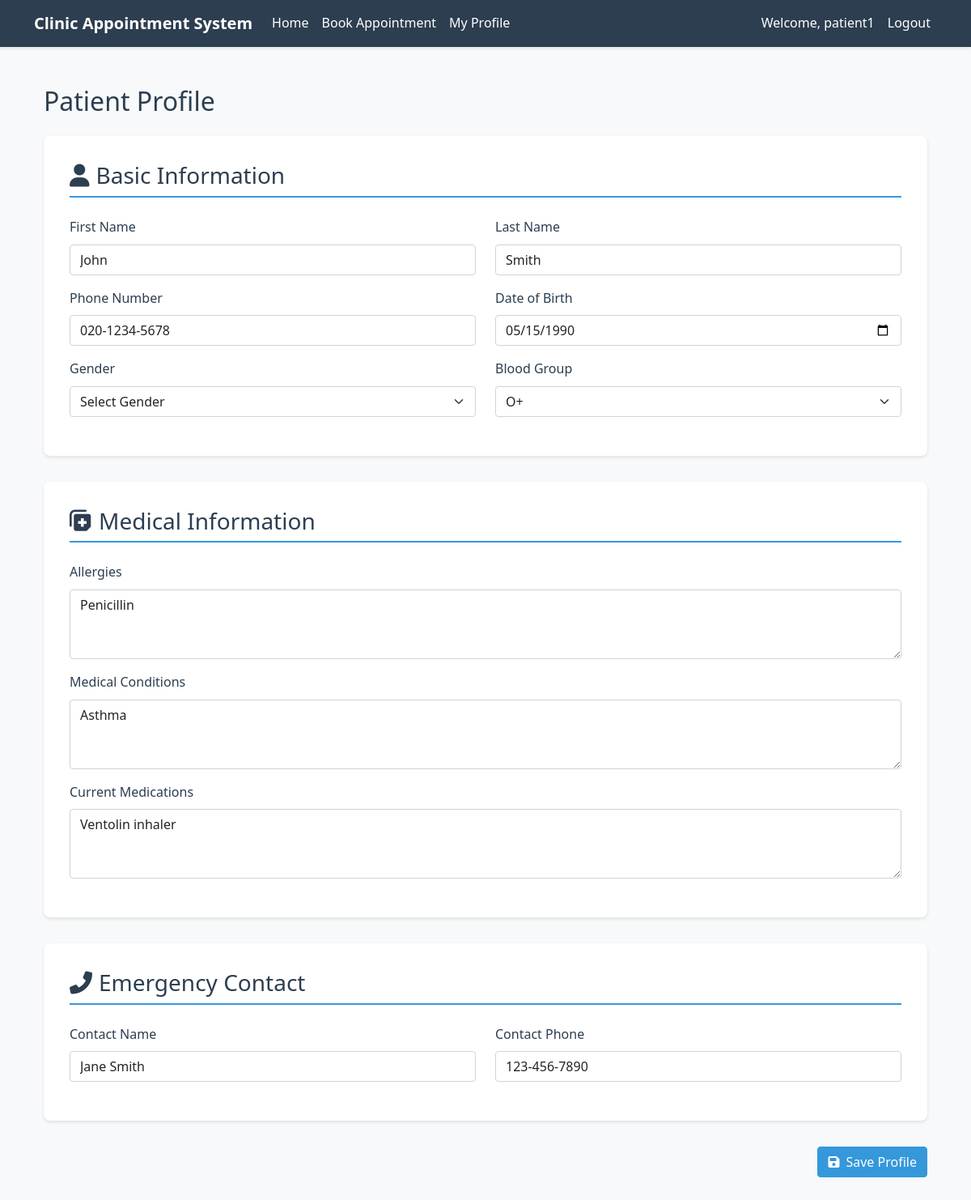
Screenshot of /profile (signed in) with the database file from the repository.
### app.py (models this page shows)
class User(db.Model):
    id = db.Column(db.Integer, primary_key=True)
    username = db.Column(db.String(100), unique=True, nullable=False)
    password = db.Column(db.String(100), nullable=False)
    role = db.Column(db.String(50), nullable=False)
    specialization = db.Column(db.String(100), nullable=True)  # Only for doctors

class PatientProfile(db.Model):
    id = db.Column(db.Integer, primary_key=True)
    user_id = db.Column(db.Integer, db.ForeignKey('user.id'), nullable=False)
    first_name = db.Column(db.String(50), nullable=False)
    last_name = db.Column(db.String(50), nullable=False)
    phone = db.Column(db.String(20), nullable=False)
    date_of_birth = db.Column(db.Date, nullable=False)
    gender = db.Column(db.String(10), nullable=False)
    blood_group = db.Column(db.String(5))
    allergies = db.Column(db.Text)
    medical_conditions = db.Column(db.Text)
    current_medications = db.Column(db.Text)
    emergency_contact_name = db.Column(db.String(100), nullable=False)
    emergency_contact_phone = db.Column(db.String(20), nullable=False)
    created_at = db.Column(db.DateTime, default=datetime.utcnow)
    updated_at = db.Column(db.DateTime, default=datetime.utcnow,
                          onupdate=datetime.utcnow)

### app.py (the view, shortened to what this page needs)
@app.route('/profile', methods=['GET', 'POST'])
def patient_profile():
    if 'user' not in session:
        flash('Please login first.', 'danger')
        return redirect(url_for('login'))
    user = User.query.filter_by(username=session['user']).first()
    profile = PatientProfile.query.filter_by(user_id=user.id).first()
    return render_template('profile.html', profile=profile)

### app.py (called while the page is built)
@app.context_processor
def utility_processor():
    def get_db():
        return db
    return dict(get_db=get_db)

### templates/profile.html (shortened to what this page needs)
{% extends "base.html" %}
{% block content %}
<div class="container py-4">
    <h2 class="text-primary mb-4">Patient Profile</h2>
    <form method="POST" action="{{ url_for('patient_profile') }}">
        <div class="profile-section">
            <h3><i class="fas fa-user me-2"></i>Basic Information</h3>
            <div class="row">
                <div class="col-md-6 mb-3">
                    <label for="first_name" class="form-label">First Name</label>
                    <input type="text" class="form-control" id="first_name" name="first_name" value="{{ profile.first_name if profile else '' }}" required>
                </div>
                <div class="col-md-6 mb-3">
                    <label for="last_name" class="form-label">Last Name</label>
                    <input type="text" class="form-control" id="last_name" name="last_name" value="{{ profile.last_name if profile else '' }}" required>
                </div>
                <div class="col-md-6 mb-3">
                    <label for="phone" class="form-label">Phone Number</label>
                    <input type="tel" class="form-control" id="phone" name="phone" value="{{ profile.phone if profile else '' }}" required>
                </div>
                <div class="col-md-6 mb-3">
                    <label for="date_of_birth" class="form-label">Date of Birth</label>
                    <input type="date" class="form-control" id="date_of_birth" name="date_of_birth" value="{{ profile.date_of_birth if profile else '' }}" required>
                </div>
                <div class="col-md-6 mb-3">
                    <label for="gender" class="form-label">Gender</label>
                    <select class="form-select" id="gender" name="gender" required>
                        <option value="">Select Gender</option>
                    </select>
                </div>
                <div class="col-md-6 mb-3">
                    <label for="blood_group" class="form-label">Blood Group</label>
                    <select class="form-select" id="blood_group" name="blood_group">
                        {% for type in ['A+', 'A-', 'B+', 'B-', 'AB+', 'AB-', 'O+', 'O-'] %}
                            <option value="{{ type }}" {% if profile and profile.blood_group == type %}selected{% endif %}>{{ type }}</option>
                        {% endfor %}
                    </select>
                </div>
            </div>
        </div>
        <div class="profile-section">
            <h3><i class="fas fa-notes-medical me-2"></i>Medical Information</h3>
            <div class="row">
                <div class="col-12 mb-3">
                    <label for="allergies" class="form-label">Allergies</label>
                    <textarea class="form-control" id="allergies" name="allergies" rows="3" placeholder="List any allergies you have">{{ profile.allergies if profile else '' }}</textarea>
                </div>
                <div class="col-12 mb-3">
                    <label for="medical_conditions" class="form-label">Medical Conditions</label>
                    <textarea class="form-control" id="medical_conditions" name="medical_conditions" rows="3" placeholder="List any chronic conditions or ongoing health issues">{{ profile.medical_conditions if profile else '' }}</textarea>
                </div>
                <div class="col-12 mb-3">
                    <label for="current_medications" class="form-label">Current Medications</label>
                    <textarea class="form-control" id="current_medications" name="current_medications" rows="3" placeholder="List current medications and dosages">{{ profile.current_medications if profile else '' }}</textarea>
                </div>
            </div>
        </div>
        <div class="profile-section">
            <h3><i class="fas fa-phone-alt me-2"></i>Emergency Contact</h3>
            <div class="row">
                <div class="col-md-6 mb-3">
                    <label for="emergency_contact_name" class="form-label">Contact Name</label>
                    <input type="text" class="form-control" id="emergency_contact_name" name="emergency_contact_name" value="{{ profile.emergency_contact_name if profile else '' }}" required>
                </div>
                <div class="col-md-6 mb-3">
                    <label for="emergency_contact_phone" class="form-label">Contact Phone</label>
                    <input type="tel" class="form-control" id="emergency_contact_phone" name="emergency_contact_phone" value="{{ profile.emergency_contact_phone if profile else '' }}" required>
                </div>
            </div>
        </div>
        <div class="d-grid gap-2 d-md-flex justify-content-md-end mb-4">
            <button type="submit" class="btn btn-primary">
                <i class="fas fa-save me-2"></i>Save Profile
            </button>
        </div>
    </form>
</div>
{% endblock %}

### templates/base.html (shortened to what this page needs)
<!DOCTYPE html>
<html lang="en">
<head>
    <link href="https://cdn.jsdelivr.net/npm/bootstrap@5.1.3/dist/css/bootstrap.min.css" rel="stylesheet">
    <link rel="stylesheet" href="{{ url_for('static', filename='css/style.css') }}">
    <link rel="stylesheet" href="https://cdnjs.cloudflare.com/ajax/libs/font-awesome/6.0.0/css/all.min.css">
</head>
<body>
    <nav class="navbar navbar-expand-lg navbar-dark bg-dark">
        <div class="container">
            <a class="navbar-brand" href="{{ url_for('home') }}">Clinic Appointment System</a>
            <div class="collapse navbar-collapse" id="navbarNav">
                <ul class="navbar-nav me-auto">
                    {% if 'user' in session %}
                        {% if session['role'] == 'patient' %}
                            <li class="nav-item">
                                <a class="nav-link" href="{{ url_for('home') }}">Home</a>
                            </li>
                            <li class="nav-item">
                                <a class="nav-link" href="{{ url_for('book_appointment') }}">Book Appointment</a>
                            </li>
                            <li class="nav-item">
                                <a class="nav-link" href="{{ url_for('patient_profile') }}">My Profile</a>
                            </li>
                        {% elif session['role'] == 'doctor' %}
                            <li class="nav-item">
                                <a class="nav-link" href="{{ url_for('doctor_dashboard') }}">Dashboard</a>
                            </li>
                        {% endif %}
                    {% endif %}
                </ul>
                <ul class="navbar-nav">
                    {% if 'user' in session %}
                        <li class="nav-item">
                            <span class="nav-link">Welcome, {{ session['user'] }}</span>
                        </li>
                        <li class="nav-item">
                            <a class="nav-link" href="{{ url_for('logout') }}">Logout</a>
                        </li>
                    {% endif %}
                </ul>
            </div>
        </div>
    </nav>
    <div class="container mt-4">
        {% block content %}{% endblock %}
    </div>
</body>
</html>

### static/css/style.css (style rules this page uses)
:root { --primary-color: #2c3e50; --secondary-color: #3498db; --accent-color: #e74c3c; --light-bg: #f8f9fa; --dark-bg: #343a40; --text-color: #2c3e50; --light-text: #ffffff; }
body { font-family: 'Segoe UI', Tahoma, Geneva, Verdana, sans-serif; color: var(--text-color); background-color: var(--light-bg); line-height: 1.6; }
.navbar { background-color: var(--primary-color) !important; box-shadow: 0 2px 4px rgba(0,0,0,0.1); }
.navbar-brand { color: var(--light-text) !important; font-weight: 600; }
.nav-link { color: var(--light-text) !important; transition: color 0.3s ease; }
.form-control { border-radius: 0.25rem; border: 1px solid #ced4da; }
.btn-primary { background-color: var(--secondary-color); border-color: var(--secondary-color); }
.profile-section { background-color: white; padding: 2rem; border-radius: 0.5rem; box-shadow: 0 2px 4px rgba(0,0,0,0.1); margin-bottom: 2rem; }
.profile-section h3 { color: var(--primary-color); margin-bottom: 1.5rem; border-bottom: 2px solid var(--secondary-color); padding-bottom: 0.5rem; }
.text-primary { color: var(--primary-color) !important; }
body { background-color: #f8f9fa; }
.btn { transition: all 0.3s ease; }
.nav-link { position: relative; padding: 8px 15px; transition: color 0.3s ease; }
.nav-link::after { content: ''; position: absolute; width: 0; height: 2px; bottom: 0; left: 50%; background-color: #007bff; transition: all 0.3s ease; }

### rows the page displays
User: user "patient1"
PatientProfile: first_name "John", last_name "Smith", phone "020-1234-5678", date_of_birth "05/15/1990", blood_group "O+", allergies "Penicillin", medical_conditions "Asthma", current_medications "Ventolin inhaler", emergency_contact_name "Jane Smith", emergency_contact_phone "123-456-7890"
